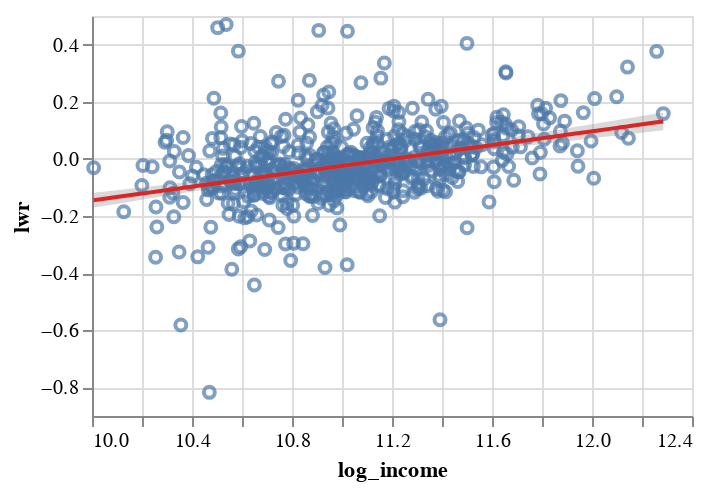

The code cell stored with this chart in its notebook:
### Markdown cell above
## Example from last time

Last time we fit a simple linear model to the SEDA math gap data. 'Fitting' the model means computing the estimates.

### Code cell
(scatter + line + band).properties(width = 300, height = 200)

### Figure 1 — Vega-Lite specification as saved in the notebook (floating-point values rounded to 4 significant figures; data arrays with more than 128 entries replaced by an {"elided": "..."} marker saying what was removed)
{"config": {"view": {"continuousWidth": 400, "continuousHeight": 300}}, "layer": [{"mark": "point", "encoding": {"x": {"type": "quantitative", "field": "log_income", "scale": {"zero": false}}, "y": {"type": "quantitative", "field": "gap"}}}, {"mark": {"type": "line", "color": "red"}, "encoding": {"x": {"type": "quantitative", "field": "log_income", "scale": {"zero": false}}, "y": {"type": "quantitative", "field": "fitted"}}}, {"mark": {"type": "errorband", "color": "grey"}, "encoding": {"x": {"type": "quantitative", "field": "log_income", "scale": {"zero": false}}, "y": {"type": "quantitative", "field": "lwr"}, "y2": {"field": "upr"}}, "transform": [{"calculate": "datum.fitted - 2*datum.fit_se", "as": "lwr"}, {"calculate": "datum.fitted + 2*datum.fit_se", "as": "upr"}]}], "data": {"name": "data-6939581f4dc00656a1690b05fbe42987"}, "height": 200, "width": 300, "$schema": "https://vega.github.io/schema/vega-lite/v4.8.1.json", "datasets": {"data-6939581f4dc00656a1690b05fbe42987": {"elided": "625 records"}}}
